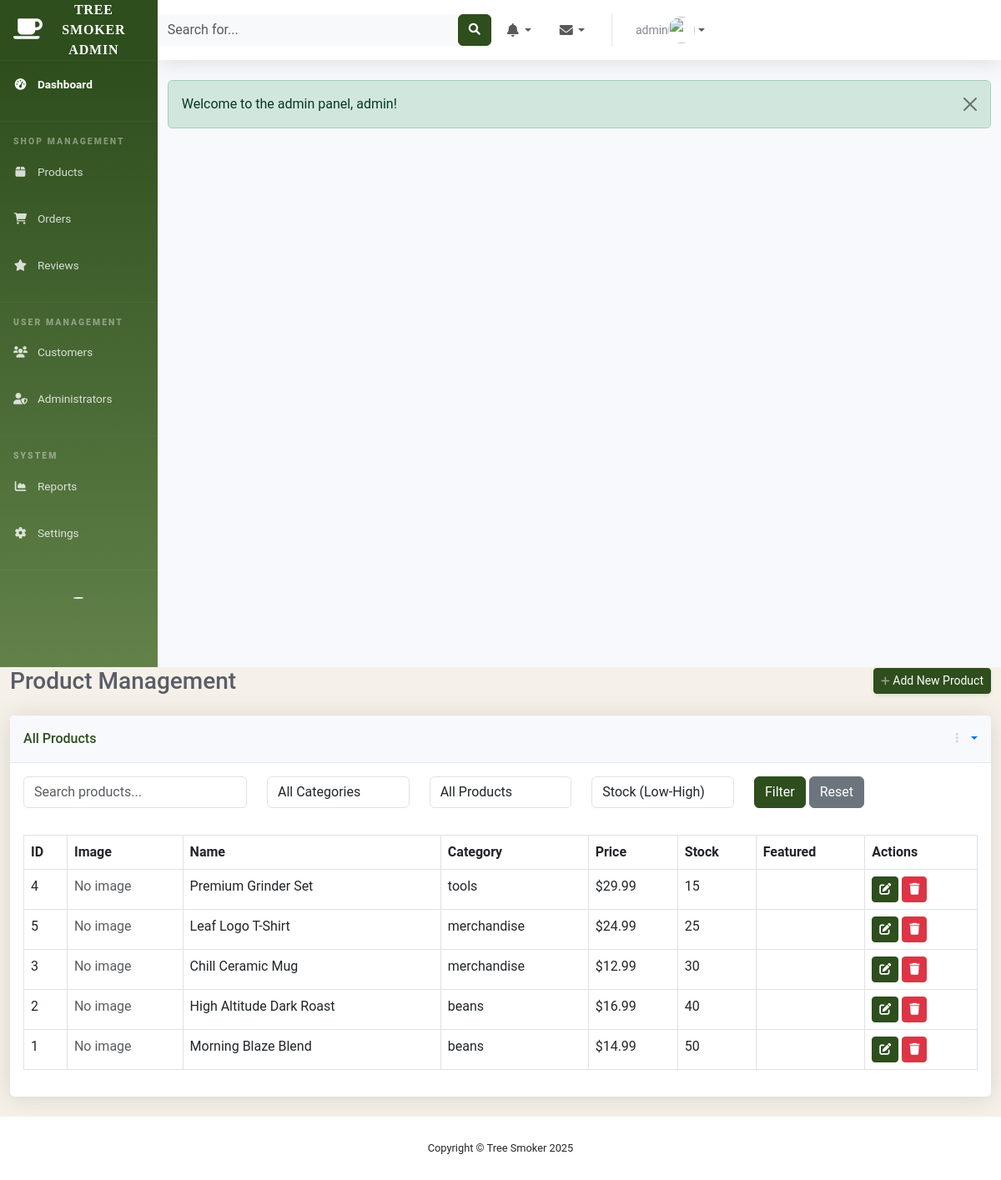
Screenshot of /admin/products.php?sort=stock_asc (signed in) with the database file from the repository.
### tables this page shows
CREATE TABLE IF NOT EXISTS products (
    id INT AUTO_INCREMENT PRIMARY KEY,
    name VARCHAR(255) NOT NULL,
    category ENUM('beans', 'tools', 'merchandise') NOT NULL,
    price DECIMAL(10, 2) NOT NULL,
    stock INT NOT NULL DEFAULT 0,
    description TEXT,
    image_url VARCHAR(255),
    created_at TIMESTAMP DEFAULT CURRENT_TIMESTAMP,
    updated_at TIMESTAMP DEFAULT CURRENT_TIMESTAMP ON UPDATE CURRENT_TIMESTAMP
);

### admin/products.php (the view, shortened to what this page needs)
<?php
require_once 'admin_header.php';
$conn = connectDB();
$page = isset($_GET['page']) ? (int)$_GET['page'] : 1;
$recordsPerPage = 10;
$offset = ($page - 1) * $recordsPerPage;
$search = isset($_GET['search']) ? $_GET['search'] : '';
$sort = isset($_GET['sort']) ? $_GET['sort'] : 'name_asc';
$sql = "SELECT * FROM products WHERE 1=1";
$params = [];
$types = "";
switch ($sort) {
    case 'stock_asc':
        $sql .= " ORDER BY stock ASC";
        break;
}
$sql .= " LIMIT ?, ?";
$params[] = $offset;
$params[] = $recordsPerPage;
$types .= "ii";
$stmt = $conn->prepare($sql);
if (!empty($params)) {
    $stmt->bind_param($types, ...$params);
}
$stmt->execute();
$result = $stmt->get_result();
?>
<div class="container-fluid">
    <div class="d-sm-flex align-items-center justify-content-between mb-4">
        <h1 class="h3 mb-0 text-gray-800">Product Management</h1>
        <a href="<?php echo SITE_URL; ?>/admin/add-product.php" class="d-none d-sm-inline-block btn btn-sm btn-primary shadow-sm">
            <i class="fas fa-plus fa-sm text-white-50"></i> Add New Product
        </a>
    </div>
    <div class="card shadow mb-4">
        <div class="card-header py-3 d-flex flex-row align-items-center justify-content-between">
            <h6 class="m-0 font-weight-bold text-primary">All Products</h6>
            <div class="dropdown no-arrow">
                <a class="dropdown-toggle" href="#" role="button" id="dropdownMenuLink" data-toggle="dropdown" aria-haspopup="true" aria-expanded="false">
                    <i class="fas fa-ellipsis-v fa-sm fa-fw text-gray-400"></i>
                </a>
            </div>
        </div>
        <div class="card-body">
            <form method="GET" action="<?php echo SITE_URL; ?>/admin/products.php" class="mb-4">
                <div class="row">
                    <div class="col-md-3 mb-2">
                        <input type="text" class="form-control" name="search" placeholder="Search products..." value="<?php echo htmlspecialchars($search); ?>">
                    </div>
                    <div class="col-md-2 mb-2">
                        <select class="form-control" name="category">
                            <option value="">All Categories</option>
                        </select>
                    </div>
                    <div class="col-md-2 mb-2">
                        <select class="form-control" name="featured">
                            <option value="">All Products</option>
                        </select>
                    </div>
                    <div class="col-md-2 mb-2">
                        <select class="form-control" name="sort">
                            <option value="stock_asc" <?php echo ($sort === 'stock_asc') ? 'selected' : ''; ?>>Stock (Low-High)</option>
                        </select>
                    </div>
                    <div class="col-md-3 mb-2">
                        <button type="submit" class="btn btn-primary">Filter</button>
                        <a href="<?php echo SITE_URL; ?>/admin/products.php" class="btn btn-secondary">Reset</a>
                    </div>
                </div>
            </form>
            <div class="table-responsive">
                <table class="table table-bordered" id="productsTable" width="100%" cellspacing="0">
                    <thead>
                        <tr>
                            <th>ID</th>
                            <th>Image</th>
                            <th>Name</th>
                            <th>Category</th>
                            <th>Price</th>
                            <th>Stock</th>
                            <th>Featured</th>
                            <th>Actions</th>
                        </tr>
                    </thead>
                    <tbody>
                        <?php if ($result->num_rows > 0): ?>
                            <?php while ($product = $result->fetch_assoc()): ?>
                                <tr>
                                    <td><?php echo $product['id']; ?></td>
                                    <td>
                                        <?php if (!empty($product['image'])): ?>
                                            <img src="<?php echo SITE_URL; ?>/uploads/products/<?php echo $product['image']; ?>"
                                                 alt="<?php echo htmlspecialchars($product['name']); ?>"
                                                 class="img-thumbnail" style="max-height: 50px;">
                                        <?php else: ?>
                                            <span class="text-muted">No image</span>
                                        <?php endif; ?>
                                    </td>
                                    <td><?php echo htmlspecialchars($product['name']); ?></td>
                                    <td><?php echo htmlspecialchars($product['category']); ?></td>
                                    <td>$<?php echo number_format($product['price'], 2); ?></td>
                                    <td><?php echo $product['stock']; ?></td>
                                    <td>
                                        <?php if ($product['is_featured'] == 1): ?>
                                            <span class="badge badge-success">Featured</span>
                                        <?php else: ?>
                                            <span class="badge badge-secondary">No</span>
                                        <?php endif; ?>
                                    </td>
                                    <td>
                                        <a href="<?php echo SITE_URL; ?>/admin/edit-product.php?id=<?php echo $product['id']; ?>"
                                           class="btn btn-primary btn-sm">
                                            <i class="fas fa-edit"></i>
                                        </a>
                                        <a href="#" class="btn btn-danger btn-sm delete-product"
                                           data-id="<?php echo $product['id']; ?>"
                                           data-name="<?php echo htmlspecialchars($product['name']); ?>">
                                            <i class="fas fa-trash"></i>
                                        </a>
                                    </td>
                                </tr>
                            <?php endwhile; ?>
                        <?php else: ?>
                            <tr>
                                <td colspan="8" class="text-center">No products found.</td>
                            </tr>
                        <?php endif; ?>
                    </tbody>
                </table>
            </div>
        </div>
    </div>
</div>
<?php require_once 'admin_footer.php'; ?>

### assets/css/admin.css (style rules this page uses)
:root { --primary-color: #2E4E1D; --secondary-color: #62824A; --accent-color: #D1B788; --light-color: #F5F1E8; --dark-color: #1F1C0D; }
body { font-family: 'Roboto', sans-serif; background-color: var(--light-color); }
a { text-decoration: none; }
.btn-primary { background-color: var(--primary-color); border-color: var(--primary-color); }
.text-primary { color: var(--primary-color) !important; }
.card { margin-bottom: 24px; border: none; box-shadow: 0 0.15rem 1.75rem 0 rgba(58, 59, 69, 0.15); }
.card .card-header { font-weight: 700; background-color: #f8f9fc; border-bottom: 1px solid #e3e6f0; }
.card-header:first-child { border-radius: calc(0.35rem - 1px) calc(0.35rem - 1px) 0 0; }
.shadow { box-shadow: 0 0.15rem 1.75rem 0 rgba(58, 59, 69, 0.15) !important; }
.shadow-sm { box-shadow: 0 0.125rem 0.25rem 0 rgba(58, 59, 69, 0.1) !important; }
.text-gray-400 { color: #d1d3e2 !important; }
.text-gray-800 { color: #5a5c69 !important; }

### rows the page displays
products: id "4", name "Premium Grinder Set", category "tools", price "29.99", stock "15"
products: id "5", name "Leaf Logo T-Shirt", category "merchandise", price "24.99", stock "25"
products: id "3", name "Chill Ceramic Mug", category "merchandise", price "12.99", stock "30"
products: id "2", name "High Altitude Dark Roast", category "beans", price "16.99", stock "40"
products: id "1", name "Morning Blaze Blend", category "beans", price "14.99", stock "50"

### other values shown
$admin_username "admin"
$_SESSION['success_message'] "Welcome to the admin panel, admin!"
